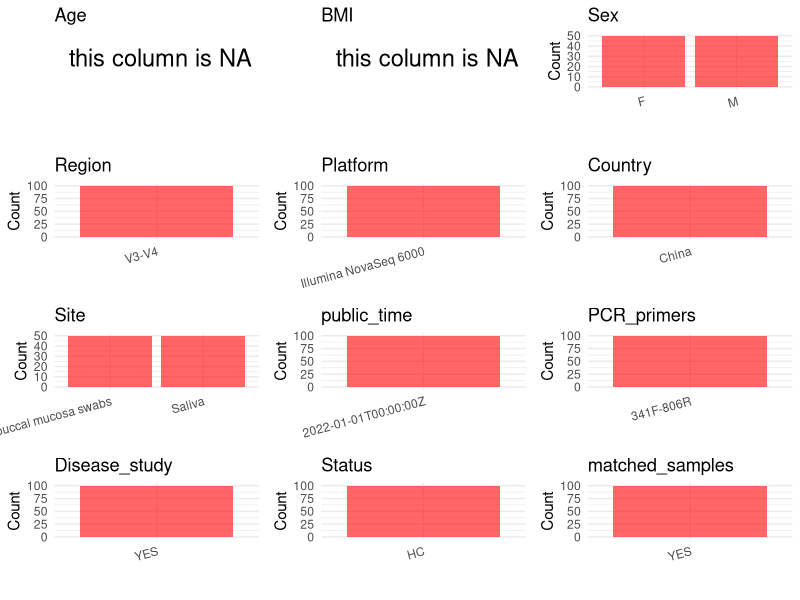

This figure's R source: (Note: this script raises an error after producing the figure.)
## ---- chunk 1
# Load necessary libraries
library(dplyr)
library(ggplot2)
library(cowplot)

# Set working directory (update this path to your local directory)
setwd("D:/oral_project/PRJNA765405")

# Read the initial metadata files
initial_meta<-read.csv("SraRunTable.csv",header = T)

# Combine the two metadata files
#meta <- rbind(initial_meta, initial_meta1)

#Remove entries non-oral samples
#initial_meta <- subset(initial_meta,isolate %in% c("saliva","tongue coat"))

# Check the number of samples containing "HT" in Sample.Name (e.g., healthy controls)
#nrow(subset(meta, grepl("HT", Sample.Name)))

# Display the first few rows of the metadata
head(initial_meta)
## ---- chunk 2
# Create a uniform metadata dataframe
metadata <- data.frame(
  BioProject = initial_meta$BioProject,
  Run = initial_meta$Run,
  sample_name = initial_meta$Sample.Name,
  Age = NA,
  BMI = NA,
  #Sex = NA,
  Region = "V3-V4",
  Platform = initial_meta$Instrument,
  Country = initial_meta$geo_loc_name_country,
  #Site = initial_meta$isolate,
  public_time = initial_meta$ReleaseDate,
  stringsAsFactors = FALSE
)
## ---- chunk 3
metadata<-metadata%>%
  mutate(Site=case_when(grepl("TS-",sample_name)~"Saliva",grepl("T-",sample_name)~"buccal mucosa swabs"))
metadata<-metadata%>%
  mutate(Sex=case_when(grepl("F",sample_name)~"F",grepl("M",sample_name)~"M"))
# Add information obtained from the publication
metadata$PCR_primers <- "341F-806R"
metadata$title <- "Comparative Evaluation of the Salivary and Buccal Mucosal Microbiota by 16S rRNA Sequencing for Forensic Investigations"
metadata$Disease_study <- "YES"
# Assign disease status based on sample_name patterns
metadata$Status<-"HC"

#get subjects id according to sample id
metadata$sample_name<-gsub("TS-|T-","",metadata$sample_name)
#get subjects id with Saliva available
keep_subjects<-subset(metadata,Site %in% "Saliva")
#remove subjects without Saliva samples
metadata<-subset(metadata,sample_name %in% keep_subjects$sample_name)
#get subjects sampling counts
sample_counts <- table(metadata$sample_name)
# Create matched_samples column, any subjects have >=2 samples will be label "YES", otherwise "NO"
metadata$matched_samples <- ifelse(metadata$sample_name %in% names(sample_counts[sample_counts >= 2]), "YES", "NO")
## ---- chunk 4
# Check the number of unique runs and sample names
print(paste("Number of unique runs:", length(unique(metadata$Run))))
print(paste("Number of unique sample names:", length(unique(metadata$sample_name))))
## ---- chunk 5
# Select columns for visualization
plot_data <- metadata %>%
  select(-BioProject, -Run, -sample_name, -title)

# Function to create simple plots for each column
create_simple_plots <- function(data) {
  plots <- list()
  
  for (col in colnames(data)) {
    # Check if the column is all NA
    if (all(is.na(data[[col]]))) {
      # Create an empty plot with text indicating all NA
      p <- ggplot() +
        annotate("text", x = 0.5, y = 0.5, label = "this column is NA", size = 6) +
        labs(title = col) +
        theme_void()
    } else if (is.numeric(data[[col]])) {
      # Numeric variable: histogram
      p <- ggplot(data, aes(x = .data[[col]])) +
        geom_histogram(fill = "blue", alpha = 0.6, bins = 20, na.rm = TRUE) +
        labs(title = col) +
        theme_minimal()
    } else {
      # Categorical variable: bar plot (remove NA values)
      count_data <- as.data.frame(table(data[[col]], useNA = "ifany"))
      p <- ggplot(count_data, aes(x = reorder(Var1, -Freq), y = Freq)) +
        geom_col(fill = "red", alpha = 0.6) +
        labs(title = col, x = NULL, y = "Count") +
        theme_minimal() +
        theme(axis.text.x = element_text(angle = 15, hjust = 1))
    }
    plots[[col]] <- p
  }
  
  return(plots)
}

# Generate and arrange plots
plots <- create_simple_plots(plot_data)
p<-plot_grid(plots$Age, 
          plots$BMI, 
          plots$Sex, 
          plots$Region, 
          plots$Platform, 
          plots$Country, 
          plots$Site,
          plots$public_time, 
          plots$PCR_primers,
          plots$Disease_study,
          plots$Status,
          plots$matched_samples,# add 
          ncol = 3, align = "hv", axis = "lb")
ggsave("Metadata_Summary.png", plot = p, width = 8, height = 6, dpi = 150)
## ---- chunk 6
knitr::include_graphics("Metadata_Summary.png")
## ---- chunk 7
# Reorder columns to match the desired format
metadata <- metadata[, c(
  "BioProject", "Run", "sample_name", "Age", "BMI", "Sex", 
  "Region", "Platform", "Country", "Site", "public_time", 
  "PCR_primers", "title", "Disease_study", "Status","matched_samples"
)]

# Export the uniform metadata to a CSV file
write.csv(metadata, file = "metadata.csv", quote = TRUE)
head(metadata)
